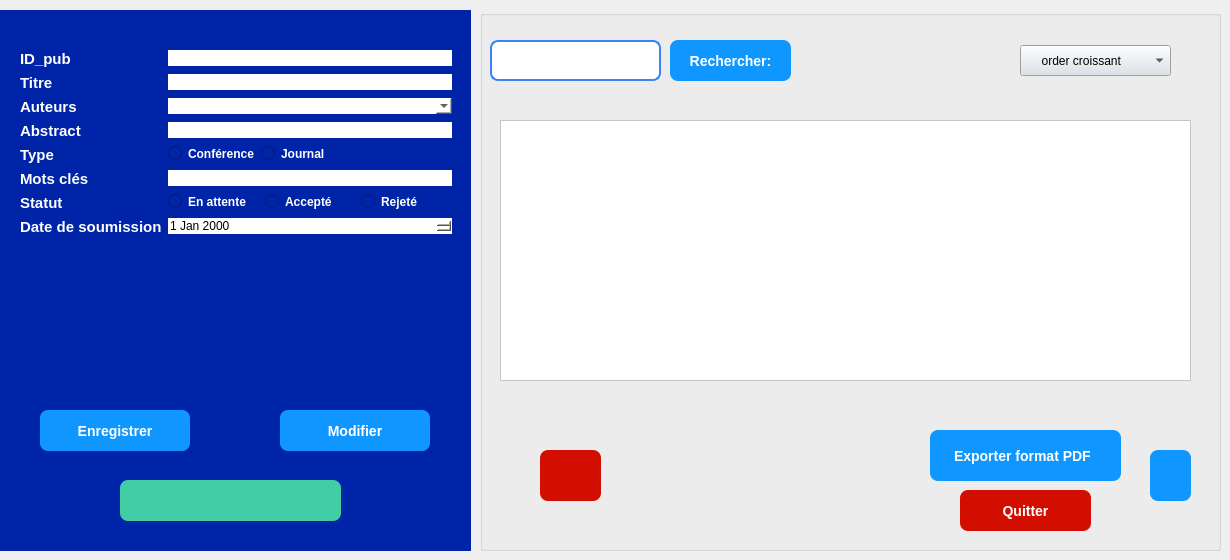
     <widget class="QWidget" name="stackedWidgetPage2">
      <widget class="QGroupBox" name="groupBox_2">
       <property name="geometry">
        <rect>
         <x>0</x>
         <y>10</y>
         <width>471</width>
         <height>541</height>
        </rect>
       </property>
       <property name="styleSheet">
        <string notr="true">background-color: rgb(0, 36, 168);
border: #A8D3F0;</string>
       </property>
       <property name="title">
        <string/>
       </property>
       <widget class="QWidget" name="formLayoutWidget">
        <property name="geometry">
         <rect>
          <x>20</x>
          <y>40</y>
          <width>432</width>
          <height>261</height>
         </rect>
        </property>
        <layout class="QFormLayout" name="formLayout">
         <item row="0" column="0">
          <widget class="QLabel" name="label_9">
           <property name="text">
            <string>&lt;html&gt;&lt;head/&gt;&lt;body&gt;&lt;p&gt;&lt;span style=&quot; font-size:11pt; font-weight:700; color:#ffffff;&quot;&gt;ID_pub&lt;/span&gt;&lt;/p&gt;&lt;/body&gt;&lt;/html&gt;</string>
           </property>
          </widget>
         </item>
         <item row="0" column="1">
          <widget class="QLineEdit" name="Id_utilisateur">
           <property name="styleSheet">
            <string notr="true">background-color: rgb(255, 255, 255);</string>
           </property>
          </widget>
         </item>
         <item row="1" column="0">
          <widget class="QLabel" name="label_2">
           <property name="text">
            <string>&lt;html&gt;&lt;head/&gt;&lt;body&gt;&lt;p&gt;&lt;span style=&quot; font-size:11pt; font-weight:700; color:#ffffff;&quot;&gt;Titre&lt;/span&gt;&lt;/p&gt;&lt;/body&gt;&lt;/html&gt;</string>
           </property>
          </widget>
         </item>
         <item row="1" column="1">
          <widget class="QLineEdit" name="titrePub">
           <property name="styleSheet">
            <string notr="true">background-color: rgb(255, 255, 255);</string>
           </property>
          </widget>
         </item>
         <item row="2" column="0">
          <widget class="QLabel" name="label_3">
           <property name="text">
            <string>&lt;html&gt;&lt;head/&gt;&lt;body&gt;&lt;p&gt;&lt;span style=&quot; font-size:11pt; font-weight:700; color:#ffffff;&quot;&gt;Auteurs&lt;/span&gt;&lt;/p&gt;&lt;/body&gt;&lt;/html&gt;</string>
           </property>
          </widget>
         </item>
         <item row="2" column="1">
          <widget class="QComboBox" name="auteurPub">
           <property name="styleSheet">
            <string notr="true">background-color: rgb(255, 255, 255);</string>
           </property>
          </widget>
         </item>
         <item row="3" column="0">
          <widget class="QLabel" name="label_4">
           <property name="text">
            <string>&lt;html&gt;&lt;head/&gt;&lt;body&gt;&lt;p&gt;&lt;span style=&quot; font-size:11pt; font-weight:700; color:#ffffff;&quot;&gt;Abstract&lt;/span&gt;&lt;/p&gt;&lt;/body&gt;&lt;/html&gt;</string>
           </property>
          </widget>
         </item>
         <item row="3" column="1">
          <widget class="QLineEdit" name="abstractPub">
           <property name="styleSheet">
            <string notr="true">background-color: rgb(255, 255, 255);
</string>
           </property>
          </widget>
         </item>
         <item row="4" column="0">
          <widget class="QLabel" name="label_5">
           <property name="text">
            <string>&lt;html&gt;&lt;head/&gt;&lt;body&gt;&lt;p&gt;&lt;span style=&quot; font-size:11pt; font-weight:700; color:#ffffff;&quot;&gt;Type&lt;/span&gt;&lt;/p&gt;&lt;/body&gt;&lt;/html&gt;</string>
           </property>
          </widget>
         </item>
         <item row="4" column="1">
          <layout class="QFormLayout" name="formLayout_2">
           <item row="0" column="0">
            <widget class="QRadioButton" name="radioButton_Admin_3">
             <property name="styleSheet">
              <string notr="true">color: white; font-weight: bold;</string>
             </property>
             <property name="text">
              <string>Conférence</string>
             </property>
            </widget>
           </item>
           <item row="0" column="1">
            <widget class="QRadioButton" name="radioButton_Admin_4">
             <property name="styleSheet">
              <string notr="true">color: white; font-weight: bold;</string>
             </property>
             <property name="text">
              <string>Journal</string>
             </property>
            </widget>
           </item>
          </layout>
         </item>
         <item row="5" column="0">
          <widget class="QLabel" name="label_6">
           <property name="text">
            <string>&lt;html&gt;&lt;head/&gt;&lt;body&gt;&lt;p&gt;&lt;span style=&quot; font-size:11pt; font-weight:700; color:#ffffff;&quot;&gt;Mots clés&lt;/span&gt;&lt;/p&gt;&lt;/body&gt;&lt;/html&gt;</string>
           </property>
          </widget>
         </item>
         <item row="5" column="1">
          <widget class="QLineEdit" name="mot_clePub">
           <property name="styleSheet">
            <string notr="true">background-color: rgb(255, 255, 255);</string>
           </property>
          </widget>
         </item>
         <item row="6" column="0">
          <widget class="QLabel" name="label_7">
           <property name="text">
            <string>&lt;html&gt;&lt;head/&gt;&lt;body&gt;&lt;p&gt;&lt;span style=&quot; font-size:11pt; font-weight:700; color:#ffffff;&quot;&gt;Statut&lt;/span&gt;&lt;/p&gt;&lt;/body&gt;&lt;/html&gt;</string>
           </property>
          </widget>
         </item>
         <item row="6" column="1">
          <layout class="QHBoxLayout" name="horizontalLayout_statut">
           <item>
            <widget class="QRadioButton" name="radioButton_statut_attente">
             <property name="styleSheet">
              <string notr="true">color: white; font-weight: bold;</string>
             </property>
             <property name="text">
              <string>En attente</string>
             </property>
            </widget>
           </item>
           <item>
            <widget class="QRadioButton" name="radioButton_statut_accepte">
             <property name="styleSheet">
              <string notr="true">color: white; font-weight: bold;</string>
             </property>
             <property name="text">
              <string>Accepté</string>
             </property>
            </widget>
           </item>
           <item>
            <widget class="QRadioButton" name="radioButton_statut_rejete">
             <property name="styleSheet">
              <string notr="true">color: white; font-weight: bold;</string>
             </property>
             <property name="text">
              <string>Rejeté</string>
             </property>
            </widget>
           </item>
          </layout>
         </item>
         <item row="7" column="0">
          <widget class="QLabel" name="label_8">
           <property name="text">
            <string>&lt;html&gt;&lt;head/&gt;&lt;body&gt;&lt;p&gt;&lt;span style=&quot; font-size:11pt; font-weight:700; color:#ffffff;&quot;&gt;Date de soumission&lt;/span&gt;&lt;/p&gt;&lt;/body&gt;&lt;/html&gt;</string>
           </property>
          </widget>
         </item>
         <item row="7" column="1">
          <widget class="QDateEdit" name="datePub">
           <property name="styleSheet">
            <string notr="true">background-color: rgb(255, 255, 255);</string>
           </property>
          </widget>
         </item>
        </layout>
       </widget>
       <widget class="QPushButton" name="enregistrer">
        <property name="geometry">
         <rect>
          <x>40</x>
          <y>400</y>
          <width>150</width>
          <height>41</height>
         </rect>
        </property>
        <property name="minimumSize">
         <size>
          <width>0</width>
          <height>0</height>
         </size>
        </property>
        <property name="styleSheet">
         <string notr="true">QPushButton {
    background-color: rgb(16, 151, 255);   /* normal state */
    color: white;
    border: none;
    border-radius: 8px;
    padding: 8px 20px;
    font-size: 14px;
    font-weight: bold;
}

QPushButton:hover {
    background-color: #059669;   /* darker on hover */
}
</string>
        </property>
        <property name="text">
         <string>Enregistrer</string>
        </property>
       </widget>
       <widget class="QPushButton" name="modif">
        <property name="geometry">
         <rect>
          <x>280</x>
          <y>400</y>
          <width>150</width>
          <height>41</height>
         </rect>
        </property>
        <property name="styleSheet">
         <string notr="true">QPushButton {
    background-color: rgb(16, 151, 255);   /* normal state */
    color: white;
    border: none;
    border-radius: 8px;
    padding: 8px 20px;
    font-size: 14px;
    font-weight: bold;
}

QPushButton:hover {
    background-color: #059669;   /* darker on hover */
}
</string>
        </property>
        <property name="text">
         <string>Modifier</string>
        </property>
       </widget>
       <widget class="QPushButton" name="annulerajout_client">
        <property name="geometry">
         <rect>
          <x>120</x>
          <y>470</y>
          <width>221</width>
          <height>41</height>
         </rect>
        </property>
        <property name="styleSheet">
         <string notr="true">QPushButton {

	background-color: rgb(66, 206, 164);
	
    color: white;
    border: none;
    border-radius: 8px;
    padding: 8px 20px;
    font-size: 14px;
    font-weight: bold;
}

QPushButton:hover {
      /* darker on hover */
	background-color: rgb(140, 0, 0);
}
</string>
        </property>
        <property name="text">
         <string/>
        </property>
        <property name="icon">
         <iconset theme="QIcon::ThemeIcon::EditClear"/>
        </property>
       </widget>
      </widget>
      <widget class="QGroupBox" name="groupBox_Session_List_5">
       <property name="geometry">
        <rect>
         <x>480</x>
         <y>10</y>
         <width>741</width>
         <height>541</height>
        </rect>
       </property>
       <property name="styleSheet">
        <string notr="true">background-color: rgb(0, 36, 168);
border: #A8D3F0;
/* Style pour tous les GroupBox */
QGroupBox {
    border: 2px solid #2c3e50; /* Couleur de la bordure */
    border-radius: 15px;      /* MÃªme arrondi que les boutons */
    margin-top: 20px;         /* Espace pour le titre en haut */
    font-weight: bold;
    color: #2c3e50;
}
/* Style spÃ©cifique pour le titre du GroupBox */
QGroupBox::title {
    subcontrol-origin: margin;
    subcontrol-position: top center; /* Place le titre en haut au centre */
    padding: 0 10px;
}</string>
       </property>
       <property name="title">
        <string/>
       </property>
       <widget class="QComboBox" name="comboBox_9">
        <property name="geometry">
         <rect>
          <x>540</x>
          <y>35</y>
          <width>151</width>
          <height>31</height>
         </rect>
        </property>
        <property name="palette">
         <palette>
          <active>
           <colorrole role="WindowText">
            <brush brushstyle="SolidPattern">
             <color alpha="255">
              <red>0</red>
              <green>0</green>
              <blue>0</blue>
             </color>
            </brush>
           </colorrole>
           <colorrole role="Button">
            <brush brushstyle="SolidPattern">
             <color alpha="255">
              <red>216</red>
              <green>226</green>
              <blue>233</blue>
             </color>
            </brush>
           </colorrole>
           <colorrole role="Light">
            <brush brushstyle="SolidPattern">
             <color alpha="255">
              <red>255</red>
              <green>255</green>
              <blue>255</blue>
             </color>
            </brush>
           </colorrole>
           <colorrole role="Midlight">
            <brush brushstyle="SolidPattern">
             <color alpha="255">
              <red>255</red>
              <green>255</green>
              <blue>255</blue>
             </color>
            </brush>
           </colorrole>
           <colorrole role="Dark">
            <brush brushstyle="SolidPattern">
             <color alpha="255">
              <red>127</red>
              <green>127</green>
              <blue>127</blue>
             </color>
            </brush>
           </colorrole>
           <colorrole role="Mid">
            <brush brushstyle="SolidPattern">
             <color alpha="255">
              <red>170</red>
              <green>170</green>
              <blue>170</blue>
             </color>
            </brush>
           </colorrole>
           <colorrole role="Text">
            <brush brushstyle="SolidPattern">
             <color alpha="255">
              <red>0</red>
              <green>0</green>
              <blue>0</blue>
             </color>
            </brush>
           </colorrole>
           <colorrole role="BrightText">
            <brush brushstyle="SolidPattern">
             <color alpha="255">
              <red>255</red>
              <green>255</green>
              <blue>255</blue>
             </color>
            </brush>
           </colorrole>
           <colorrole role="ButtonText">
            <brush brushstyle="SolidPattern">
             <color alpha="255">
              <red>0</red>
              <green>0</green>
              <blue>0</blue>
             </color>
            </brush>
           </colorrole>
           <colorrole role="Base">
            <brush brushstyle="SolidPattern">
             <color alpha="255">
              <red>216</red>
              <green>226</green>
              <blue>233</blue>
             </color>
            </brush>
           </colorrole>
           <colorrole role="Window">
            <brush brushstyle="SolidPattern">
             <color alpha="255">
              <red>216</red>
              <green>226</green>
              <blue>233</blue>
             </color>
            </brush>
           </colorrole>
           <colorrole role="Shadow">
            <brush brushstyle="SolidPattern">
             <color alpha="255">
              <red>0</red>
              <green>0</green>
              <blue>0</blue>
             </color>
            </brush>
           </colorrole>
           <colorrole role="AlternateBase">
            <brush brushstyle="SolidPattern">
             <color alpha="255">
              <red>255</red>
              <green>255</green>
              <blue>255</blue>
             </color>
            </brush>
           </colorrole>
           <colorrole role="ToolTipBase">
            <brush brushstyle="SolidPattern">
             <color alpha="255">
              <red>255</red>
              <green>255</green>
              <blue>220</blue>
             </color>
            </brush>
           </colorrole>
           <colorrole role="ToolTipText">
            <brush brushstyle="SolidPattern">
             <color alpha="255">
              <red>0</red>
              <green>0</green>
              <blue>0</blue>
             </color>
            </brush>
           </colorrole>
           <colorrole role="PlaceholderText">
            <brush brushstyle="SolidPattern">
             <color alpha="127">
              <red>0</red>
              <green>0</green>
              <blue>0</blue>
             </color>
            </brush>
           </colorrole>
           <colorrole role="Accent">
            <brush brushstyle="SolidPattern">
             <color alpha="255">
              <red>255</red>
              <green>255</green>
              <blue>255</blue>
             </color>
            </brush>
           </colorrole>
          </active>
          <inactive>
           <colorrole role="WindowText">
            <brush brushstyle="SolidPattern">
             <color alpha="255">
              <red>0</red>
              <green>0</green>
              <blue>0</blue>
             </color>
            </brush>
           </colorrole>
           <colorrole role="Button">
            <brush brushstyle="SolidPattern">
             <color alpha="255">
              <red>216</red>
              <green>226</green>
              <blue>233</blue>
             </color>
            </brush>
           </colorrole>
           <colorrole role="Light">
            <brush brushstyle="SolidPattern">
             <color alpha="255">
              <red>255</red>
              <green>255</green>
              <blue>255</blue>
             </color>
            </brush>
           </colorrole>
           <colorrole role="Midlight">
            <brush brushstyle="SolidPattern">
             <color alpha="255">
              <red>255</red>
              <green>255</green>
              <blue>255</blue>
             </color>
            </brush>
           </colorrole>
           <colorrole role="Dark">
            <brush brushstyle="SolidPattern">
             <color alpha="255">
              <red>127</red>
              <green>127</green>
              <blue>127</blue>
             </color>
            </brush>
           </colorrole>
           <colorrole role="Mid">
            <brush brushstyle="SolidPattern">
             <color alpha="255">
              <red>170</red>
              <green>170</green>
              <blue>170</blue>
             </color>
            </brush>
           </colorrole>
           <colorrole role="Text">
            <brush brushstyle="SolidPattern">
             <color alpha="255">
              <red>0</red>
              <green>0</green>
              <blue>0</blue>
             </color>
            </brush>
           </colorrole>
           <colorrole role="BrightText">
            <brush brushstyle="SolidPattern">
             <color alpha="255">
              <red>255</red>
              <green>255</green>
              <blue>255</blue>
             </color>
            </brush>
           </colorrole>
           <colorrole role="ButtonText">
            <brush brushstyle="SolidPattern">
             <color alpha="255">
              <red>0</red>
              <green>0</green>
              <blue>0</blue>
             </color>
            </brush>
           </colorrole>
           <colorrole role="Base">
            <brush brushstyle="SolidPattern">
             <color alpha="255">
              <red>216</red>
              <green>226</green>
              <blue>233</blue>
             </color>
            </brush>
           </colorrole>
           <colorrole role="Window">
            <brush brushstyle="SolidPattern">
             <color alpha="255">
              <red>216</red>
              <green>226</green>
              <blue>233</blue>
             </color>
            </brush>
           </colorrole>
           <colorrole role="Shadow">
            <brush brushstyle="SolidPattern">
             <color alpha="255">
              <red>0</red>
              <green>0</green>
              <blue>0</blue>
             </color>
            </brush>
           </colorrole>
           <colorrole role="AlternateBase">
            <brush brushstyle="SolidPattern">
             <color alpha="255">
              <red>255</red>
              <green>255</green>
              <blue>255</blue>
             </color>
            </brush>
           </colorrole>
           <colorrole role="ToolTipBase">
            <brush brushstyle="SolidPattern">
             <color alpha="255">
              <red>255</red>
              <green>255</green>
              <blue>220</blue>
             </color>
            </brush>
           </colorrole>
           <colorrole role="ToolTipText">
            <brush brushstyle="SolidPattern">
             <color alpha="255">
              <red>0</red>
              <green>0</green>
              <blue>0</blue>
             </color>
            </brush>
           </colorrole>
           <colorrole role="PlaceholderText">
            <brush brushstyle="SolidPattern">
             <color alpha="127">
              <red>0</red>
              <green>0</green>
              <blue>0</blue>
             </color>
            </brush>
           </colorrole>
           <colorrole role="Accent">
            <brush brushstyle="SolidPattern">
             <color alpha="255">
              <red>255</red>
              <green>255</green>
              <blue>255</blue>
             </color>
            </brush>
           </colorrole>
          </inactive>
          <disabled>
           <colorrole role="WindowText">
            <brush brushstyle="SolidPattern">
             <color alpha="255">
              <red>127</red>
              <green>127</green>
              <blue>127</blue>
             </color>
            </brush>
           </colorrole>
           <colorrole role="Button">
            <brush brushstyle="SolidPattern">
             <color alpha="255">
              <red>216</red>
              <green>226</green>
              <blue>233</blue>
             </color>
            </brush>
           </colorrole>
           <colorrole role="Light">
            <brush brushstyle="SolidPattern">
             <color alpha="255">
              <red>255</red>
              <green>255</green>
              <blue>255</blue>
             </color>
            </brush>
           </colorrole>
           <colorrole role="Midlight">
            <brush brushstyle="SolidPattern">
             <color alpha="255">
              <red>255</red>
              <green>255</green>
              <blue>255</blue>
             </color>
            </brush>
           </colorrole>
           <colorrole role="Dark">
            <brush brushstyle="SolidPattern">
             <color alpha="255">
              <red>127</red>
              <green>127</green>
              <blue>127</blue>
             </color>
            </brush>
           </colorrole>
           <colorrole role="Mid">
            <brush brushstyle="SolidPattern">
             <color alpha="255">
              <red>170</red>
              <green>170</green>
              <blue>170</blue>
             </color>
            </brush>
           </colorrole>
           <colorrole role="Text">
            <brush brushstyle="SolidPattern">
             <color alpha="255">
              <red>127</red>
              <green>127</green>
              <blue>127</blue>
             </color>
            </brush>
           </colorrole>
           <colorrole role="BrightText">
            <brush brushstyle="SolidPattern">
             <color alpha="255">
              <red>255</red>
              <green>255</green>
              <blue>255</blue>
             </color>
            </brush>
           </colorrole>
           <colorrole role="ButtonText">
            <brush brushstyle="SolidPattern">
             <color alpha="255">
              <red>127</red>
              <green>127</green>
              <blue>127</blue>
             </color>
            </brush>
           </colorrole>
           <colorrole role="Base">
            <brush brushstyle="SolidPattern">
             <color alpha="255">
              <red>216</red>
              <green>226</green>
              <blue>233</blue>
             </color>
            </brush>
           </colorrole>
           <colorrole role="Window">
            <brush brushstyle="SolidPattern">
             <color alpha="255">
              <red>216</red>
              <green>226</green>
              <blue>233</blue>
             </color>
            </brush>
           </colorrole>
           <colorrole role="Shadow">
            <brush brushstyle="SolidPattern">
             <color alpha="255">
              <red>0</red>
              <green>0</green>
              <blue>0</blue>
             </color>
            </brush>
           </colorrole>
           <colorrole role="AlternateBase">
            <brush brushstyle="SolidPattern">
             <color alpha="255">
              <red>255</red>
              <green>255</green>
              <blue>255</blue>
             </color>
            </brush>
           </colorrole>
           <colorrole role="ToolTipBase">
            <brush brushstyle="SolidPattern">
             <color alpha="255">
              <red>255</red>
              <green>255</green>
              <blue>220</blue>
             </color>
            </brush>
           </colorrole>
           <colorrole role="ToolTipText">
            <brush brushstyle="SolidPattern">
             <color alpha="255">
              <red>0</red>
              <green>0</green>
              <blue>0</blue>
             </color>
            </brush>
           </colorrole>
           <colorrole role="PlaceholderText">
            <brush brushstyle="SolidPattern">
             <color alpha="127">
              <red>127</red>
              <green>127</green>
              <blue>127</blue>
             </color>
            </brush>
           </colorrole>
           <colorrole role="Accent">
            <brush brushstyle="SolidPattern">
             <color alpha="255">
              <red>255</red>
              <green>255</green>
              <blue>255</blue>
             </color>
            </brush>
           </colorrole>
          </disabled>
         </palette>
        </property>
        <property name="styleSheet">
         <string notr="true">background-color: #D8E2E9;
QPushButton {
    /* La couleur de fond (bleu pro) */
    background-color: #2c3e50; 
    
    /* La couleur du texte */
    color: white;
    
    /* L'ARRONDI : plus le chiffre est grand, plus c'est rond */
    border-radius: 15px;
    
    /* Une bordure fine pour dÃ©finir la forme */
    border: 1px solid #34495e;
    
    /* Espacement interne pour que le texte ne touche pas les bords */
    padding: 5px 15px;
}

/* Effet au survol de la souris */
QPushButton:hover {
    background-color: #34495e;
}</string>
        </property>
        <item>
         <property name="text">
          <string>     order croissant</string>
         </property>
        </item>
        <item>
         <property name="text">
          <string>     order decroissant</string>
         </property>
        </item>
       </widget>
       <widget class="QTableView" name="tableWidget_9">
        <property name="geometry">
         <rect>
          <x>20</x>
          <y>110</y>
          <width>691</width>
          <height>261</height>
         </rect>
        </property>
        <property name="styleSheet">
         <string notr="true">background-color: rgb(255, 255, 255);</string>
        </property>
       </widget>
       <widget class="QPushButton" name="pushButton_recherche_3">
        <property name="geometry">
         <rect>
          <x>190</x>
          <y>30</y>
          <width>121</width>
          <height>41</height>
         </rect>
        </property>
        <property name="styleSheet">
         <string notr="true">QPushButton {
    background-color: rgb(16, 151, 255);   /* normal state */
    color: white;
    border: none;
    border-radius: 8px;
    padding: 8px 20px;
    font-size: 14px;
    font-weight: bold;
}

QPushButton:hover {
    background-color: #059669;   /* darker on hover */
}
</string>
        </property>
        <property name="text">
         <string>Rechercher:</string>
        </property>
        <property name="icon">
         <iconset theme="QIcon::ThemeIcon::EditFind"/>
        </property>
       </widget>
       <widget class="QPushButton" name="pushButton_pdfclient">
        <property name="geometry">
         <rect>
          <x>670</x>
          <y>440</y>
          <width>41</width>
          <height>51</height>
         </rect>
        </property>
        <property name="styleSheet">
         <string notr="true">QPushButton {
    background-color: rgb(16, 151, 255);
   /* normal state */
    color: white;
    border: none;
    border-radius: 8px;
    padding: 8px 20px;
    font-size: 14px;
    font-weight: bold;
}

QPushButton:hover {
    background-color: #059669;   /* darker on hover */
}
</string>
        </property>
        <property name="text">
         <string/>
        </property>
        <property name="icon">
         <iconset theme="QIcon::ThemeIcon::GoDown"/>
        </property>
       </widget>
       <widget class="QLineEdit" name="rechSession_5">
        <property name="geometry">
         <rect>
          <x>10</x>
          <y>30</y>
          <width>171</width>
          <height>41</height>
         </rect>
        </property>
        <property name="styleSheet">
         <string notr="true">QLineEdit {
    /* dark background */
	background-color: rgb(255, 255, 255);
    color: #1f2937;              /* typed text color */
    border: 2px solid #3b82f6;   /* blue border */
    border-radius: 8px;
    
    font-size: 14px;
}

QLineEdit::placeholder {
    color: white;                /* placeholder text color */
}
</string>
        </property>
       </widget>
       <widget class="QPushButton" name="pushButton_supprimer_client">
        <property name="geometry">
         <rect>
          <x>60</x>
          <y>440</y>
          <width>61</width>
          <height>51</height>
         </rect>
        </property>
        <property name="styleSheet">
         <string notr="true">QPushButton {

	background-color: rgb(209, 14, 0);

	
    color: white;
    border: none;
    border-radius: 8px;
    padding: 8px 20px;
    font-size: 14px;
    font-weight: bold;
}

QPushButton:hover {
      /* darker on hover */
	background-color: rgb(209, 14, 0);
;
}
</string>
        </property>
        <property name="text">
         <string/>
        </property>
        <property name="icon">
         <iconset theme="QIcon::ThemeIcon::EditDelete"/>
        </property>
       </widget>
       <widget class="QLabel" name="label_11">
        <property name="geometry">
         <rect>
          <x>450</x>
          <y>420</y>
          <width>191</width>
          <height>51</height>
         </rect>
        </property>
        <property name="styleSheet">
         <string notr="true">QLabel {
    background-color: rgb(16, 151, 255);
   /* normal state */
    color: white;
    border: none;
    border-radius: 8px;
    padding: 8px 20px;
    font-size: 14px;
    font-weight: bold;
}


</string>
        </property>
        <property name="text">
         <string>Exporter format PDF</string>
        </property>
       </widget>
       <widget class="QPushButton" name="quitterSession_5">
        <property name="geometry">
         <rect>
          <x>480</x>
          <y>480</y>
          <width>131</width>
          <height>41</height>
         </rect>
        </property>
        <property name="styleSheet">
         <string notr="true">QPushButton {

	background-color: rgb(209, 14, 0);
	
    color: white;
    border: none;
    border-radius: 8px;
    padding: 8px 20px;
    font-size: 14px;
    font-weight: bold;
}

QPushButton:hover {
      /* darker on hover */
	background-color: rgb(140, 0, 0);
}

</string>
        </property>
        <property name="text">
         <string>Quitter</string>
        </property>
       </widget>
      </widget>
     </widget>
